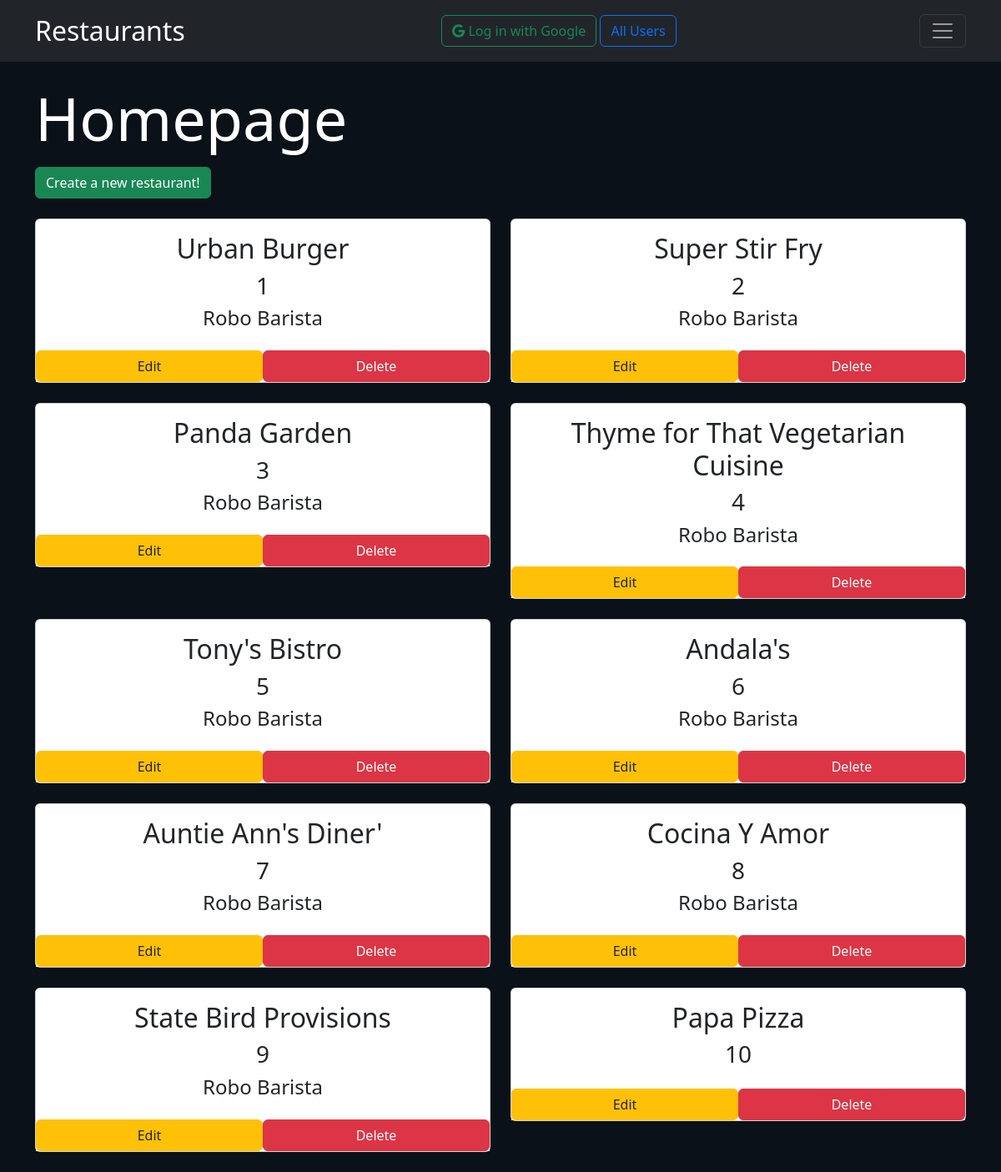
The app's page /restaurants, older data.
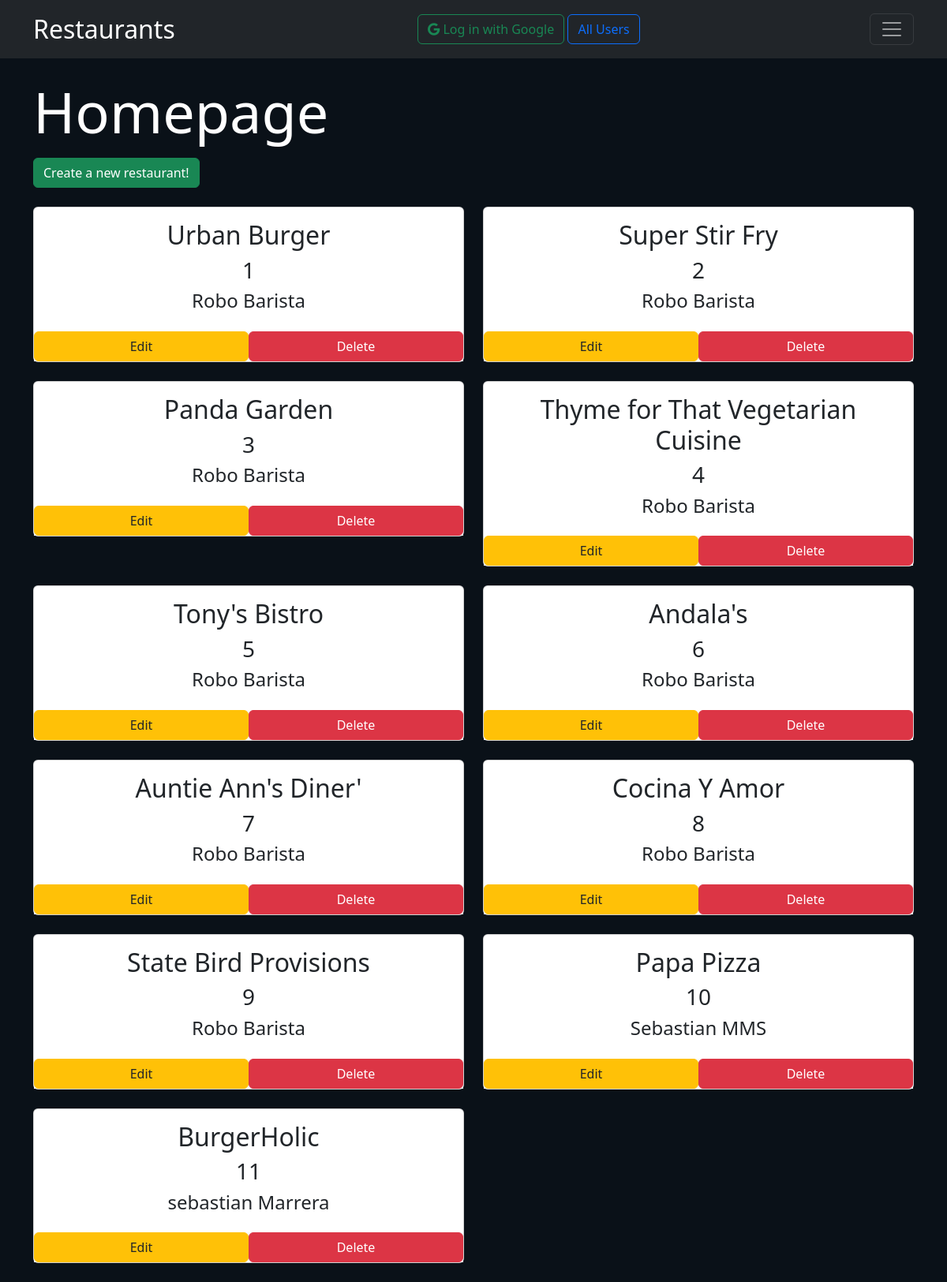
The same page, newer data.
### restaurants/sql/models.py (models this page shows, shortened)
class Restaurant(Base):
    __tablename__ = 'restaurant'
    id = Column(Integer, primary_key = True)
    name = Column(String(80), nullable = False)
    user_id = Column(Integer, ForeignKey('user.id'))
    user = relationship(User)

class User(Base):
    __tablename__ = 'user'
    id = Column(Integer, primary_key=True)
    name = Column(String(250), nullable=False)
    email = Column(String(250), nullable=False)
    picture = Column(String(250))

### restaurants/routes.py (the view)
@app.route('/')
@app.route('/restaurants')
def showRestaurant():
    try:
        restaurants = cursor.query(Restaurant).all()
    except:
        restaurants = None
    login = "google_id" in session
    return render_template('restaurants.html', restaurants=restaurants, login=login, userLogged = session["name"] if "google_id" in session else None)

### restaurants/templates/restaurants.html
{% extends 'layout.html' %}
{% block content %}
    <div>
        <h1 class="display-2 text-white">Homepage</h1>
        <a role="button" class="btn btn-success btn-md text-white mt-2" href="{{url_for('newRestaurant')}}">Create a new restaurant!</a>
    </div>
    <div class="row mt-4">
        {% if restaurants %}
        {% for restaurant in restaurants %}
        <div class="col-xl-6 mb-4">
              <div class="card">
                <a class="card-body" style="text-decoration: none" href="{{url_for('showMenu', restaurant_id=restaurant.id)}}">
                      <h2 class="text-center">{{ restaurant.name }}</h2>
                      <h3 class="text-center">{{ restaurant.id }}</h3>
                      <h4 class="text-center">{{ restaurant.user.name }}</h4>
                </a>
                <div class="d-flex bg-light mb-0">
                  <a
                    class="btn btn-warning m-0 text-reset w-50"
                    href="{{url_for('editRestaurant', restaurant_id=restaurant.id)}}"
                    role="button"
                    >Edit
                  </a>
                  <a
                    class="btn btn-danger m-0 text-white w-50"
                    href="{{url_for('deleteRestaurant', restaurant_id=restaurant.id)}}"
                    role="button"
                    >Delete</a>
                </div>
              </div>
            </div>
        {% endfor %}
        {% endif %}
    </div>
{% endblock %}

### restaurants/templates/layout.html (shortened to what this page needs)
<!doctype html>
<html lang="en">
<head>
    <link href="https://cdn.jsdelivr.net/npm/bootstrap@5.2.1/dist/css/bootstrap.min.css" rel="stylesheet">
</head>
<body style="background-color:#0a1118">
    <nav class="navbar navbar-dark bg-dark">
        <div class="container">
            <a class="navbar-brand fs-2" href="{{url_for('showRestaurant')}}">Restaurants</a>
            <div class="nav-item">
                {% if login %}
                <a class="btn btn-outline-warning my-2 my-sm-0" href="{{url_for('logout')}}">Log out</a>
                {% else %}
                <a class="btn btn-outline-success my-2 my-sm-0" href="{{url_for('login')}}"><i class="fa-brands fa-google"></i> Log in with Google</a>
                {% endif %}
                <a class="btn btn-outline-primary my-2 my-sm-0" href="{{url_for('showUsers')}}">All Users</a>
            </div>
            <button class="navbar-toggler" type='button' data-bs-toggle="collapse" data-bs-target="#navbarText" aria-controls="navbarText" aria-expanded="false" aria-label="Toggle navigation" >
                <span class="navbar-toggler-icon"></span>
            </button>
        </div>
    </nav>
    <div class='container mt-4'>
        {% block content %} {% endblock %}
    </div>
</body>
</html>

Row changes from the older to the newer data that the page shows:
changed Restaurant "Papa Pizza": user.name (not shown) → "Sebastian MMS"
added Restaurant: name "BurgerHolic", id "11", user.name "sebastian Marrera"
